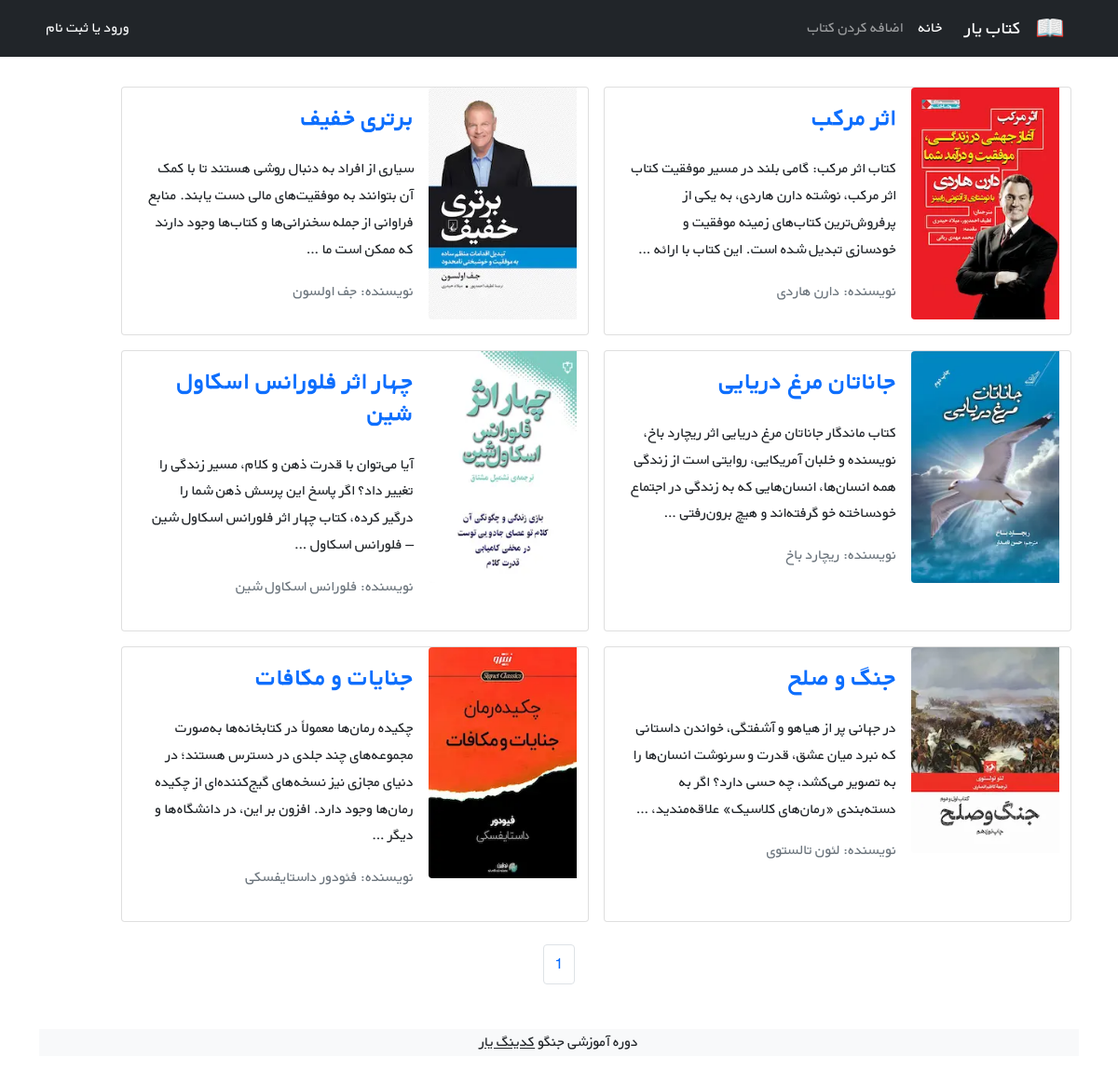
The page /books/ on the database its author committed.
### books/models.py (models this page shows, shortened)
class Book(models.Model):
    title = models.CharField(max_length=200)
    author = models.CharField(max_length=200)
    description = models.TextField()
    price = models.DecimalField(max_digits=5, decimal_places=2)
    cover = models.ImageField(upload_to='covers/', blank=True)
    def get_absolute_url(self):
        return reverse("book_detail", args=[self.id])

### books/views.py (the view)
# urls.py: path('', views.BookListView.as_view(), name='book_list'),
class BookListView(generic.ListView):
    model = Book
    paginate_by = 6
    template_name = 'books/book_list.html'
    context_object_name = 'books'

### books/templates/books/book_list.html (shortened to what this page needs)
{% extends '_base.html' %}
{% block content %}
  <div class="container mt-4">
    <div class="row flex-row-reverse">
      {% for book in books %}
        <div class="card m-2" style="max-width: 45%">
          <div class="row g-0 h-100" dir="rtl">
            <div class="col-md-4">
              {% if book.cover %}
                <img src="{{ book.cover.url }}" class="img-fluid rounded-start" alt="..." />
              {% endif %}
            </div>
            <div class="col-md-8 h-100">
              <div class="d-flex flex-column justify-content-between h-100">
                <div class="card-body">
                  <a class="text-decoration-none" href="{{ book.get_absolute_url }}"><h3 class="card-title"><strong>{{ book.title }}</strong></h3></a>
                  <p class="card-text pt-3">{{ book.description|truncatewords:30 }}</p>
                  <p class="text-muted">نویسنده: {{ book.author }}</p>
                </div>
              </div>
            </div>
          </div>
        </div>
      {% endfor %}
    </div>
  </div>
  <nav aria-label="Page navigation">
    <ul class="pagination justify-content-center mt-3">
      <li class="page-item">
        <a class="page-link" href="#">{{ page_obj.number }}</a>
      </li>
    </ul>
  </nav>
  <footer class="bg-light text-center text-lg-start mt-5">
    <div class="text-center bg-grey">
      <p>
        دوره آموزشی جنگو <a class="text-dark" href="https://codingyar.com/" target="_blank">کدینگ یار</a>
      </p>
    </div>
  </footer>
{% endblock %}

### static/css/style.css (style rules this page uses)
* { font-family: 'BYekan', sans-serif; line-height: 1.8rem; }

### rows shown on the page
Book: cover (picture), title "اثر مرکب", description "کتاب اثر مرکب: گامی بلند در مسیر موفقیت کتاب اثر مرکب، نوشته‌ دارن هاردی، به یکی از پرفروش‌ترین کتاب‌های زمینه‌ موفقیت و خودسازی تبدیل شده است. این کتاب با ارائه‌ …", author "دارن هاردی"
Book: cover (picture), title "برتری خفیف", description "سیاری از افراد به دنبال روشی هستند تا با کمک آن بتوانند به موفقیت‌های مالی دست یابند. منابع فراوانی از جمله سخنرانی‌ها و کتاب‌ها وجود دارند که ممکن است ما …", author "جف اولسون"
Book: cover (picture), title "جاناتان مرغ دریایی", description "کتاب ماندگار جاناتان مرغ دریایی اثر ریچارد باخ، نویسنده و خلبان آمریکایی، روایتی است از زندگی همه انسان‌ها، انسان‌هایی که به زندگی در اجتماع خودساخته خو گرفته‌اند و هیچ برون‌رفتی …", author "ریچارد باخ"
Book: cover (picture), title "چهار اثر فلورانس اسکاول شین", description "آیا می‌توان با قدرت ذهن و کلام، مسیر زندگی را تغییر داد؟ اگر پاسخ این پرسش ذهن شما را درگیر کرده، کتاب چهار اثر فلورانس اسکاول شین – فلورانس اسکاول …", author "فلورانس اسکاول شین"
Book: cover (picture), title "جنگ و صلح", description "در جهانی پر از هیاهو و آشفتگی، خواندن داستانی که نبرد میان عشق، قدرت و سرنوشت انسان‌ها را به تصویر می‌کشد، چه حسی دارد؟ اگر به دسته‌بندی «رمان‌های کلاسیک» علاقه‌مندید، …", author "لئون تالستوی"
Book: cover (picture), title "جنایات و مکافات", description "چکیده رمان‌ها معمولاً در کتابخانه‌ها به‌صورت مجموعه‌های چند جلدی در دسترس هستند؛ در دنیای مجازی نیز نسخه‌های گیج‌کننده‌ای از چکیده رمان‌ها وجود دارد. افزون بر این، در دانشگاه‌ها و دیگر …", author "فئودور داستایفسکی"

### other values the page prints
{{ page_obj.number }} "1"
